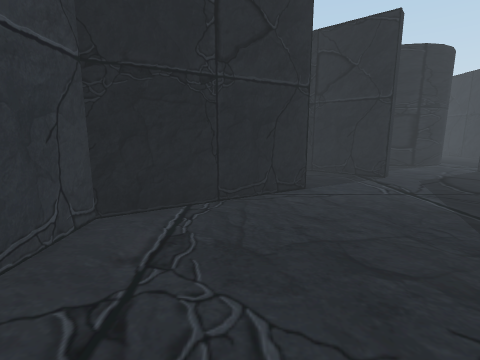
view 1 (above)

23 first-person views from a walk through a Unity game level. The camera is 1.4 m above the floor, tilts 10° down and sees 85° across. The floor is counted in squares, 1 m on a side. Each view is taken from the middle of a square. On the plan, view 1 faces up. The plan holds only what a view shows up to about 13 squares ahead; the rest is blank. The player is left out. Some animated figures are left out.

view 2
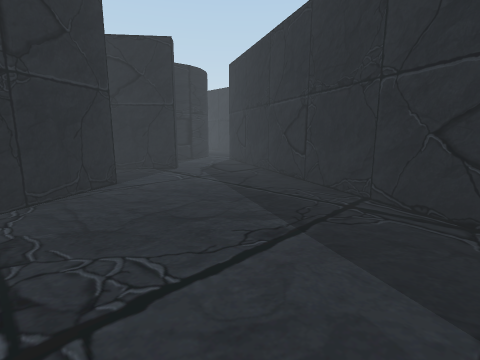

view 3
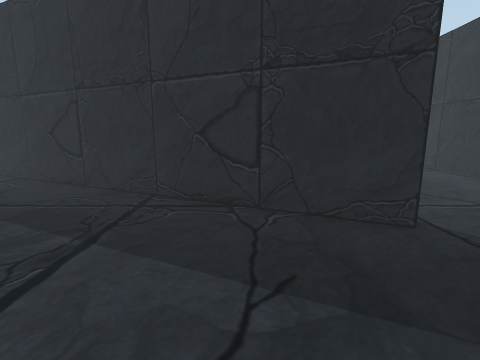

view 4
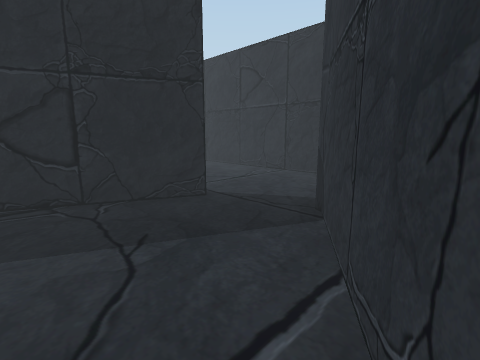

view 5
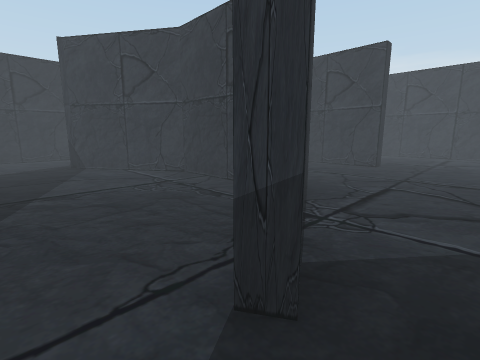

view 6
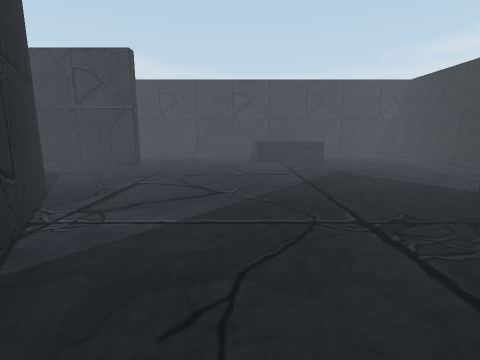

view 7
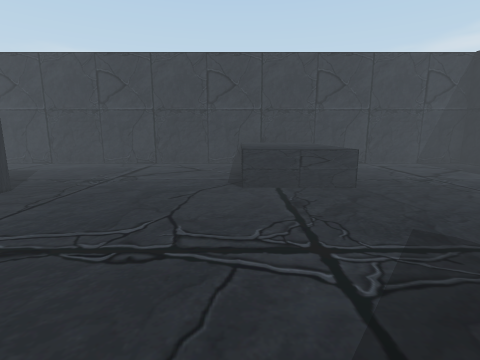

view 8
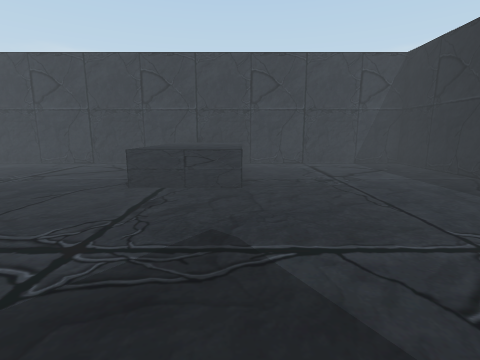

view 9
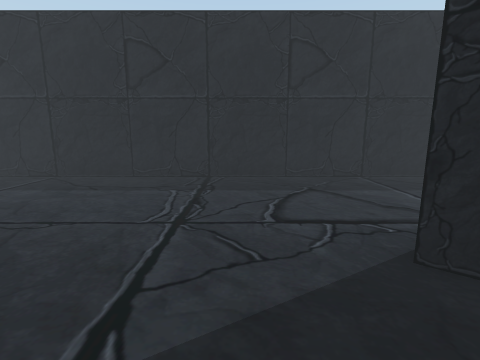

view 10
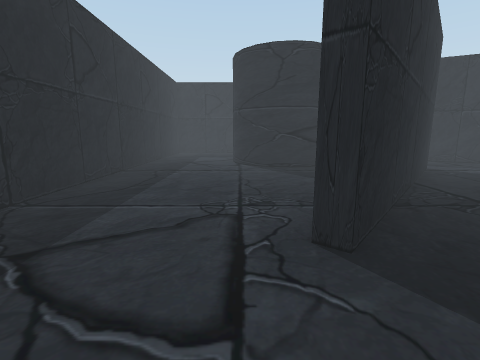

view 11
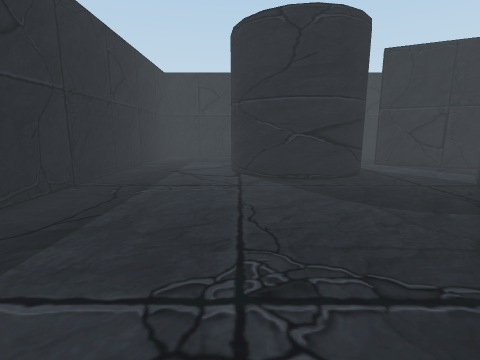

view 12
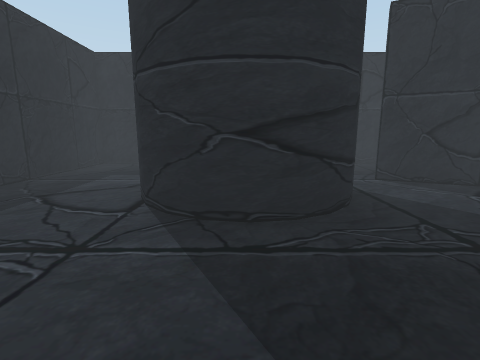

view 13
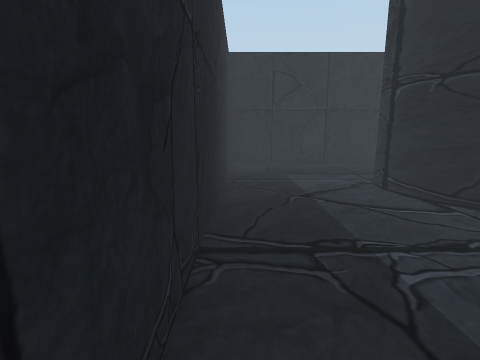

view 14
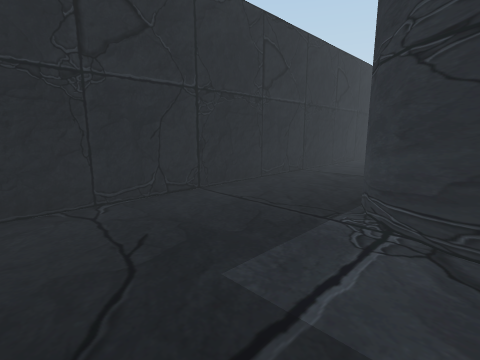

view 15
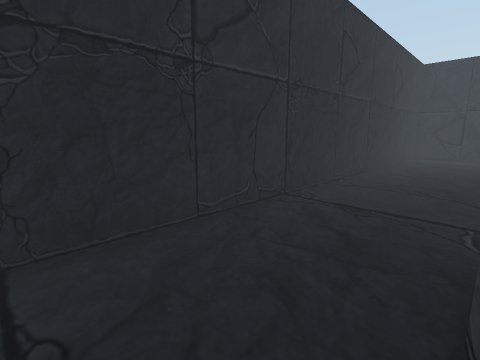

view 16
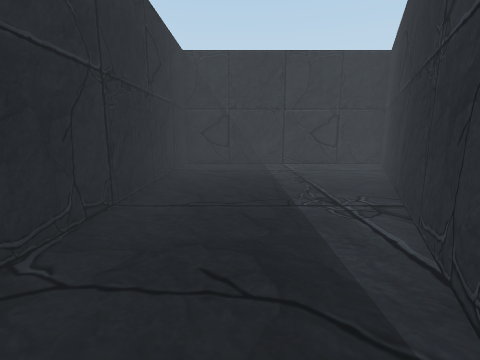

view 17
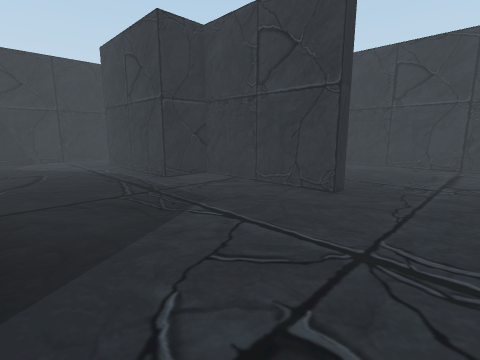

view 18
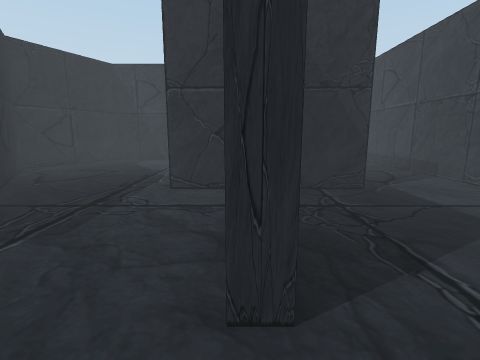

view 19
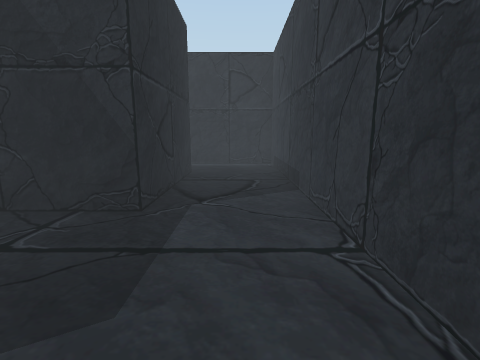

view 20
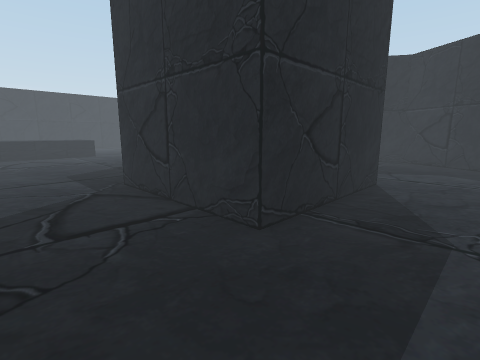

view 21
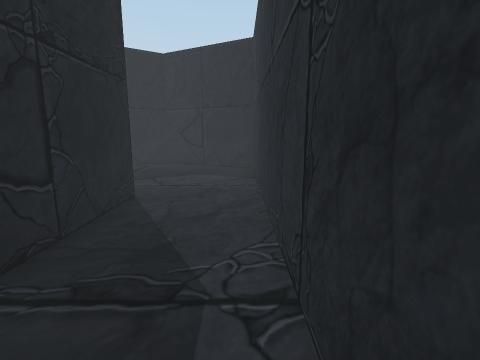

view 22
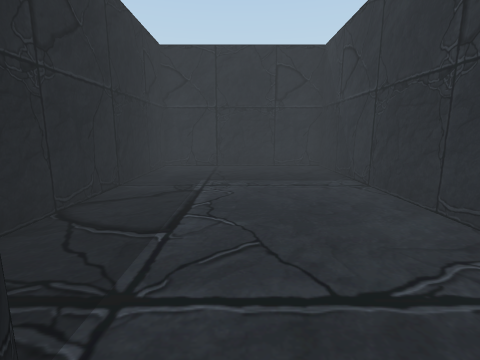

view 23
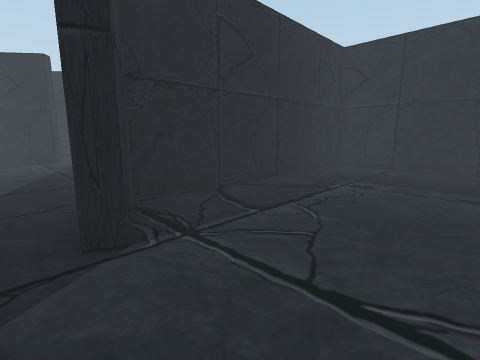

### Floor plan
Ten units are one square. View 1 is at (0, 0); x grows to the right and y downward. Boxes are objects, and circles mark ways between rooms. Rooms are numbered by the first view taken in them; rooms with no view inside come last. Other rooms are left out.
<svg viewBox="-160 -210 300 300">
<path fill="none" stroke="#000" d="M14 -71 17 -66 -24 -42 -24 3 2 43M50 -87 47 -83 37 -91M27 36 82 -80M-28 -46 14 -71M37 -91 -31 -147 -27 -151M-95 -43 -89 -43 -89 6 -72 6 -72 56 -122 56 -122 6 -96 6M82 -80 90 -98 95 -96M93 -94 44 12 135 12 135 -205 -155 -205 -155 85 -28 85M95 -124 90 -118 83 -115 75 -113 67 -115 61 -118 55 -124 51 -131 50 -138 51 -146 55 -153 61 -159 67 -162 75 -163 83 -162 90 -159 95 -153 99 -146M-23 85 -3 45 -28 6M41 -94 50 -87M-98 -131 -98 -100M99 -143 100 -138M8 85 135 85 135 17 42 17 32 38 27 36"/>
<circle cx="45" cy="-90" r="3" fill="#2a7"/>
<circle cx="15" cy="30" r="3" fill="#2a7"/>
<text x="20" y="-30">1</text>
<text x="-30" y="-90">2</text>
<text x="70" y="60">3</text>
</svg>
Room 1 opens to room 2. Room 1 opens to room 3.

Where each view was taken, in squares from view 1:
view 1: 0 up, 0 right, facing up
view 2: 1 down, 1 left, facing up-right
view 3: 1 down, 1 left, facing right
view 4: 0 up, 2 left, facing down-right
view 5: 8 up, 3 right, facing down-left
view 6: 9 up, 3 right, facing left
view 7: 10 up, 3 left, facing left
view 8: 13 up, 3 left, facing left
view 9: 12 up, 5 left, facing up
view 10: 16 up, 6 left, facing right
view 11: 16 up, 3 left, facing right
view 12: 14 up, 1 right, facing right
view 13: 20 up, 1 right, facing right
view 14: 20 up, 8 right, facing down-right
view 15: 16 up, 10 right, facing down-right
view 16: 11 up, 11 right, facing down
view 17: 7 up, 3 left, facing down-left
view 18: 6 up, 9 left, facing down
view 19: 4 up, 14 left, facing down
view 20: 8 down, 15 left, facing up-right
view 21: 8 down, 13 left, facing right
view 22: 5 down, 2 right, facing right
view 23: 7 down, 2 right, facing up-right
